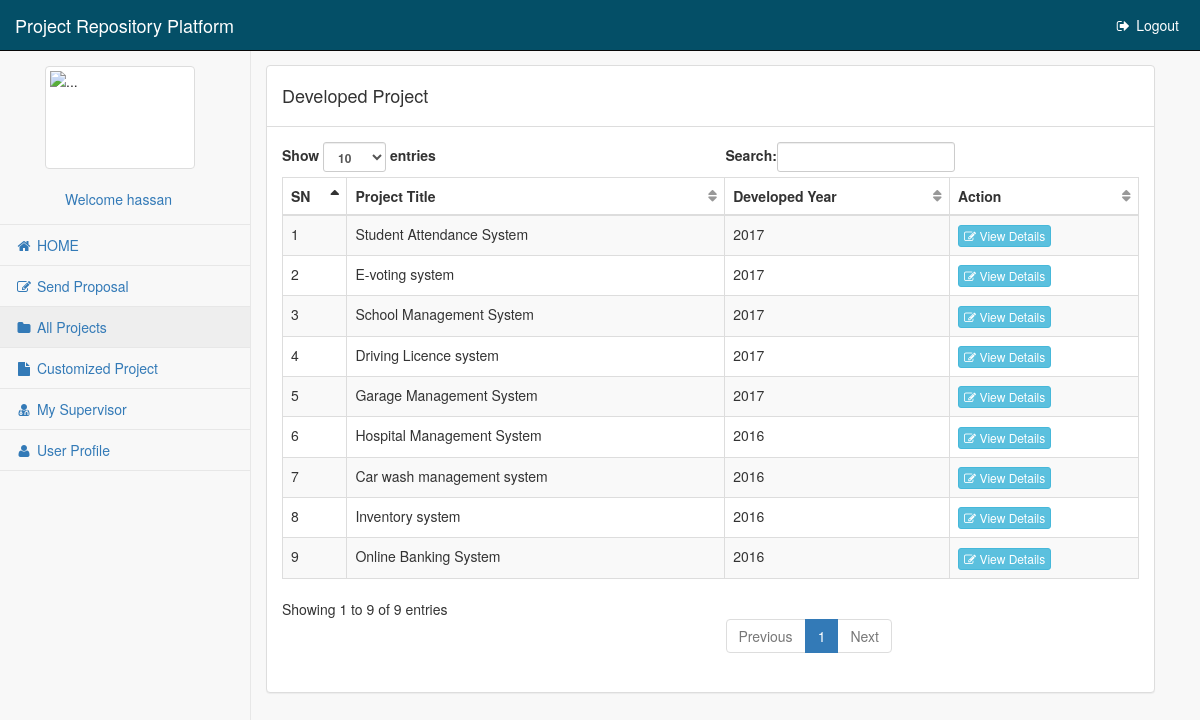
The app's page /studentProject.php (signed in) with its own data.
### tables this page shows
CREATE TABLE IF NOT EXISTS `project` (
  `projectID` int(11) NOT NULL,
  `title` varchar(200) NOT NULL,
  `problem_statement` text NOT NULL,
  `current_situation` text NOT NULL,
  `proposed_solution` text NOT NULL,
  `main_objectives` text NOT NULL,
  `anticipated_artifact` text NOT NULL,
  `hardware_requirement` text NOT NULL,
  `software_requirements` text NOT NULL,
  `year` varchar(50) NOT NULL,
  `abstract` text,
  `future` text,
  `techID` int(11) DEFAULT NULL,
  `comment_flag` int(11) DEFAULT '0'
);

### classProject.php (called while the page is built, shortened)
<?php
class project {
    function object() {
        $obj = new database();
        $db = $obj->connect();
        return $db;
    }
    function viewProject() {
        $resultss = $this->object()->query("SELECT projectID,title,year FROM project WHERE future Is NOT null ORDER BY year Desc");
        $count=$resultss->num_rows;
		$rows = array();
        while ($count>=1) {
			$rows[] = $resultss->fetch_array();
			$count--;
        }
        return $rows;
    }
}

### studentProject.php (the view, shortened to what this page needs)
<!DOCTYPE html>
<html lang="en">
    <head>
        <link href="css/bootstrap.min.css" rel="stylesheet">
        <link href="css/metisMenu.min.css" rel="stylesheet">
        <link href="css/startmin.css" rel="stylesheet">
        <link href="css/font-awesome.min.css" rel="stylesheet" type="text/css">
		<?php
       include 'classProject.php';
            $obj = new project();
        ?>
    </head>
    <body>
        <div id="wrapper">
         <?php include 'menuStudent.php'; ?>
            <div id="page-wrapper" style="margin-top: 35px;" >
                    <div class="col-md-12">
                        <div class="panel panel-default" style="margin-left:-30px;">
                        <div class="panel-heading" style="background-color: transparent;">
                            <h4> Developed Project</h4>
                        </div>
                        <div class="panel-body">
                        <div class="dataTable_wrapper">
                        <table class="table table-striped table-bordered table-hover" id="dataTables-example">
						<thead>
                          <tr>
                            <th>SN</th>
                            <th>Project Title</th>
                            <th>Developed Year</th>
                            <th>Action</th>
                            </tr>
                        </thead>
                        <tbody>
                                    <?php
									$i=1;
                                    foreach ($obj->viewProject() as $prj) {
                                        ?>
                                        <tr>
                                            <td>
                                               <?php echo $i; ?>
                                            </td>
                                            <td>
                                                <?php
                                                echo $prj['title'];
                                                ?>
                                            </td>
                                            <td>
                                                <?php
                                                echo $prj['year'];
                                                ?>
                                            </td>
                                            <td>
											<a href="viewP.php?id=<?php echo $prj['projectID'] ?>" class="btn btn-info btn-xs" ><i class = "fa fa-edit"></i> View Details</a>
											</td>
										</tr>
								    <?php
									$i++;
                                    }
                                    ?>
                        </tbody>
						</table>
					    </div>
					</div>
						</div>
					</div>
				</div>
            </div>
    </body>
</html>

### css/startmin.css (style rules this page uses)
body { background-color: #f8f8f8; }
#wrapper { width: 100%; }
#page-wrapper { padding: 30px 15px 0 15px; min-height: 568px; background-color: #f8f8f8; }
@media (min-width:768px) { #page-wrapper { position: inherit; margin-left: 250px; padding: 30px 30px 0 30px; border-left: 1px solid #e7e7e7; } }
table.dataTable thead .sorting, table.dataTable thead .sorting_asc, table.dataTable thead .sorting_desc, table.dataTable thead .sorting_asc_disabled, table.dataTable thead .sorting_desc_disabled { background: 0 0; }
table.dataTable thead .sorting_asc:after { content: "\f0de"; float: right; font-family: fontawesome; }
table.dataTable thead .sorting:after { content: "\f0dc"; float: right; font-family: fontawesome; color: rgba(50,50,50,.5); }

### records on screen
project: title "Student Attendance System", year "2017"
project: title "E-voting system", year "2017"
project: title "School Management System", year "2017"
project: title "Driving Licence system", year "2017"
project: title "Garage Management System", year "2017"
project: title "Hospital Management System", year "2016"
project: title "Car wash management system", year "2016"
project: title "Inventory system", year "2016"
project: title "Online Banking System", year "2016"

### other values on screen
$_SESSION["username"] "hassan"
